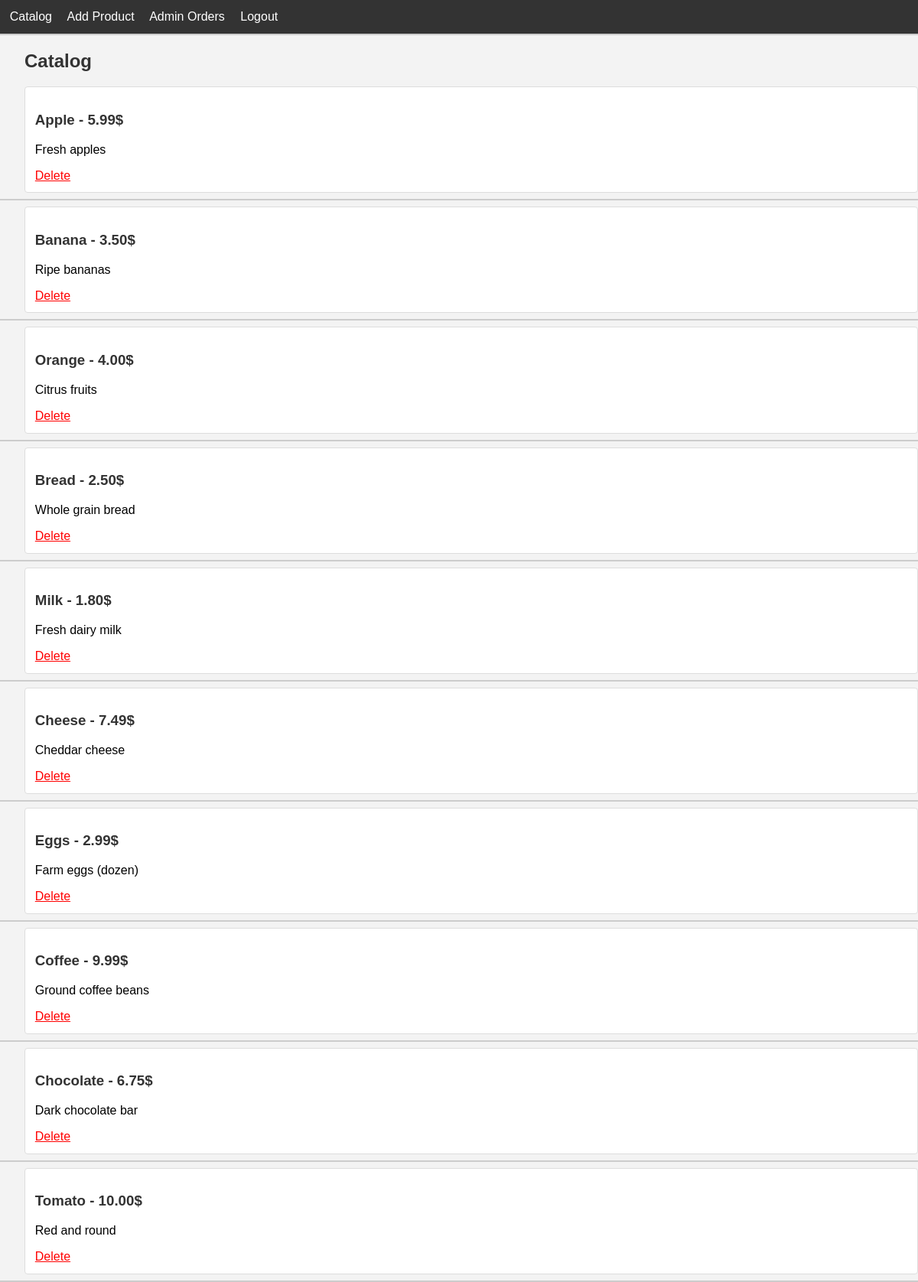
/catalog/ (signed in), run on the app's committed database.
### store/models.py (models this page shows, shortened)
class FoodProduct(models.Model):
    name=models.CharField(max_length=100)
    price=models.DecimalField(max_digits=10,decimal_places=2)
    description=models.TextField(null=True,blank=True)

### store/views.py (the view)
# urls.py: path('catalog/', catalog, name='catalog'),
@login_required
def catalog(request):
    products = FoodProduct.objects.all()
    return render(request, 'store/catalog.html', {'products': products})

### store/templates/store/catalog.html
{% extends 'store/base.html' %}
{% block content %}
    <h2>Catalog</h2>
    {% for product in products %}
        <div>
            <h3>{{ product.name }} - {{ product.price }}$</h3>
            <p>{{ product.description }}</p>
            {% if user.is_superuser %}
                <a href="{% url 'delete_product' product.id %}"
                   style="color:red"
                   onclick="return confirm('Are you sure?');">
                    Delete
                </a>
            {% else %}
                <a href="{% url 'product_detail' product.id %}">View</a>
            {% endif %}
        </div>
        <hr>
    {% endfor %}
{% endblock %}

### store/static/store/styles.css (style rules this page uses)
body { margin: 0; font-family: sans-serif; background: #f3f3f3; margin-left: 2rem; }
hr { margin: 0; border: none; border-top: 2px solid #ccc; margin-left: -2rem; }
h2, h3 { font-weight: 600; color: #333; }
div { background: #fff; margin: 0.5rem 0; padding: 0.8rem; border: 1px solid #ddd; border-radius: 4px; }

### data on the page
FoodProduct: name "Apple", price "5.99", description "Fresh apples"
FoodProduct: name "Banana", price "3.50", description "Ripe bananas"
FoodProduct: name "Orange", price "4.00", description "Citrus fruits"
FoodProduct: name "Bread", price "2.50", description "Whole grain bread"
FoodProduct: name "Milk", price "1.80", description "Fresh dairy milk"
FoodProduct: name "Cheese", price "7.49", description "Cheddar cheese"
FoodProduct: name "Eggs", price "2.99", description "Farm eggs (dozen)"
FoodProduct: name "Coffee", price "9.99", description "Ground coffee beans"
FoodProduct: name "Chocolate", price "6.75", description "Dark chocolate bar"
FoodProduct: name "Tomato", price "10.00", description "Red and round"
